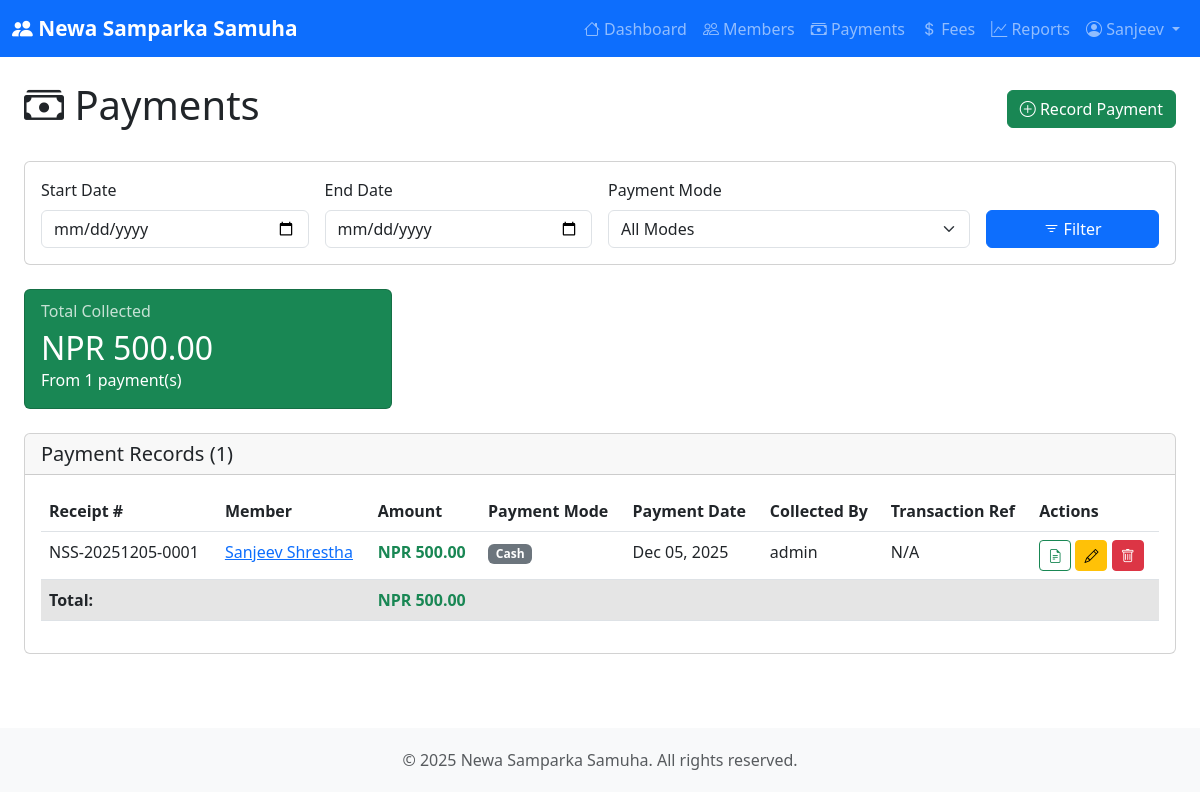
The page /payments/ (signed in) on the database as committed earlier.
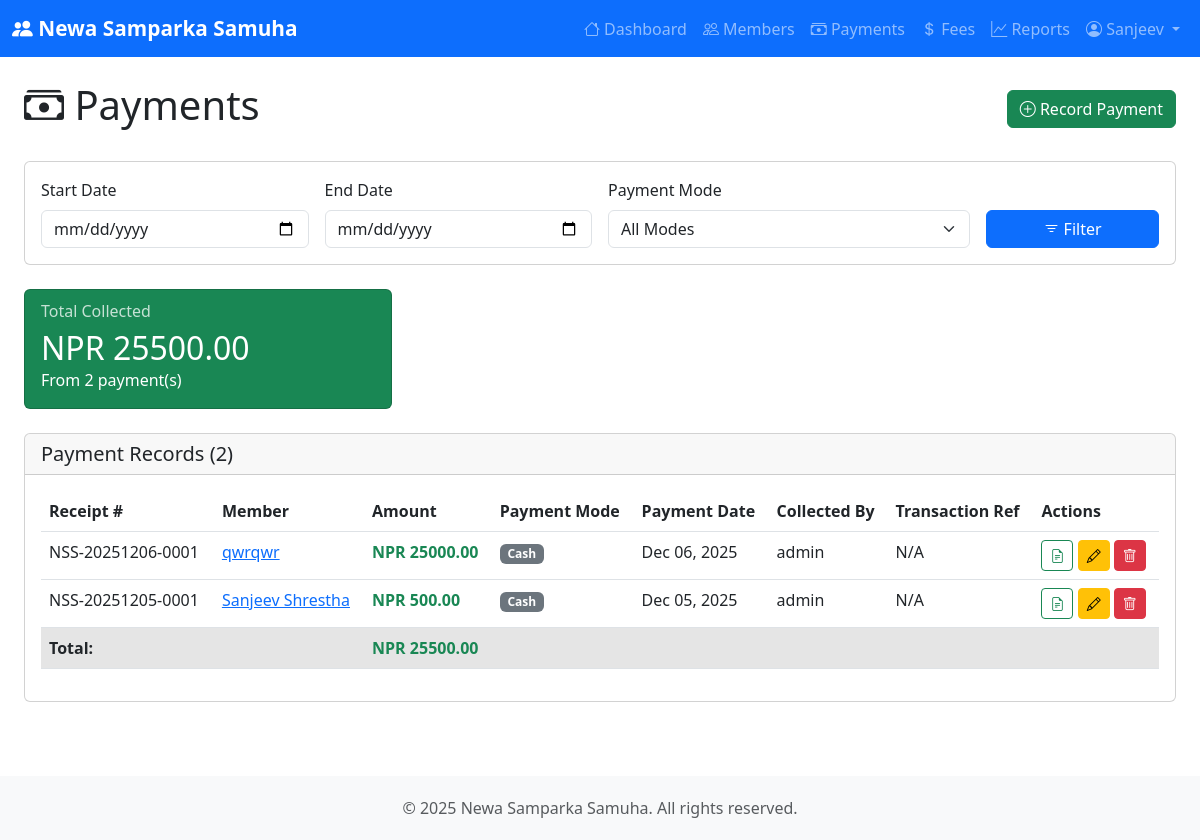
The same page on the database as committed later.
### membership/models.py (models this page shows, shortened)
class Payment(models.Model):
    member = models.ForeignKey(
        Member,
        on_delete=models.CASCADE,
        related_name='payments',
        verbose_name="Member"
    )
    membership_fee = models.ForeignKey(
        MembershipFee,
        on_delete=models.PROTECT,
        related_name='payments',
        verbose_name="Fee Structure"
    )
    amount = models.DecimalField(
        max_digits=10,
        decimal_places=2,
        verbose_name="Payment Amount"
    )
    payment_date = models.DateField(default=timezone.now, verbose_name="Payment Date")
    PAYMENT_MODE_CHOICES = [
        ('CASH', 'Cash'),
        ('BANK_TRANSFER', 'Bank Transfer'),
        ('ONLINE', 'Online Payment'),
        ('CHEQUE', 'Cheque'),
    ]
    payment_mode = models.CharField(
        max_length=20,
        choices=PAYMENT_MODE_CHOICES,
        verbose_name="Payment Mode"
    )
    transaction_reference = models.CharField(
        max_length=100,
        blank=True,
        null=True,
        verbose_name="Transaction Reference"
    )
    receipt_number = models.CharField(
        max_length=50,
        unique=True,
        verbose_name="Receipt Number"
    )
    collected_by = models.CharField(
        max_length=100,
        blank=True,
        null=True,
        verbose_name="Collected By"
    )
    remarks = models.TextField(
        blank=True,
        null=True,
        verbose_name="Remarks"
    )
    created_at = models.DateTimeField(auto_now_add=True)
    updated_at = models.DateTimeField(auto_now=True)
    class Meta:
        ordering = ['-payment_date']
        verbose_name = "Payment"
        verbose_name_plural = "Payments"

class Member(models.Model):
    name = models.CharField(max_length=200, verbose_name="Full Name")
    phone_regex = RegexValidator(
        regex=r'^\+?1?\d{9,15}$',
        message="Phone number must be entered in the format: '+999999999'. Up to 15 digits allowed."
    )
    phone_number = models.CharField(
        validators=[phone_regex],
        max_length=17,
        verbose_name="Phone Number"
    )
    email = models.EmailField(verbose_name="Email Address")
    permanent_address = models.TextField(verbose_name="Permanent Address")
    current_address = models.TextField(verbose_name="Current Address")
    date_of_birth = models.DateField(
        verbose_name="Date of Birth",
        blank=True,
        null=True
    )
    photograph = models.ImageField(
        upload_to='member_photos/',
        verbose_name="Photograph",
        blank=True,
        null=True,
        help_text="Upload member's photograph (JPG, PNG)"
    )
    father_name = models.CharField(max_length=200, verbose_name="Father's Name")
    mother_name = models.CharField(max_length=200, verbose_name="Mother's Name")
    spouse_name = models.CharField(
        max_length=200,
        blank=True,
        null=True,
        verbose_name="Spouse Name"
    )
    citizenship_number = models.CharField(
        max_length=50,
        unique=True,
        verbose_name="Citizenship Number"
    )
    citizenship_issue_date = models.DateField(
        verbose_name="Citizenship Issue Date",
        blank=True,
        null=True
    )
    citizenship_issue_district = models.CharField(
        max_length=100,
        verbose_name="Citizenship Issue District",
        blank=True,
        null=True
    )
    MEMBERSHIP_CHOICES = [
        ('REGULAR', 'Regular'),
        ('LIFETIME', 'Lifetime Membership'),
    ]
    membership_type = models.CharField(
        max_length=20,
        choices=MEMBERSHIP_CHOICES,
        default='REGULAR',
        verbose_name="Membership Type"
    )
    membership_number = models.CharField(
        max_length=50,
        unique=True,
        verbose_name="Membership Number"
    )
    join_date = models.DateField(default=timezone.now, verbose_name="Join Date")
    is_active = models.BooleanField(default=True, verbose_name="Active Status")
    PAYMENT_FREQUENCY_CHOICES = [
        ('ANNUAL', 'Annual'),
        ('MONTHLY', 'Monthly'),
    ]
    payment_frequency = models.CharField(
        max_length=20,
        choices=PAYMENT_FREQUENCY_CHOICES,
        default='ANNUAL',
        verbose_name="Payment Frequency",
        help_text="How often member pays (only for Regular members)"
    )
    last_payment_date = models.DateField(
        blank=True,
        null=True,
        verbose_name="Last Payment Date",
        help_text="Date of most recent payment"
    )
    membership_valid_until = models.DateField(
        blank=True,
        null=True,
        verbose_name="Membership Valid Until",
        help_text="Date when membership expires (null for lifetime members)"
    )
    created_at = models.DateTimeField(auto_now_add=True)
    updated_at = models.DateTimeField(auto_now=True)
    class Meta:
        ordering = ['-join_date']
        verbose_name = "Member"
        verbose_name_plural = "Members"

### membership/views.py (the view)
# urls.py: path('payments/', views.payment_list, name='payment_list'),
@login_required
def payment_list(request):
    payments = Payment.objects.all()
    start_date = request.GET.get('start_date', '')
    end_date = request.GET.get('end_date', '')
    if start_date:
        payments = payments.filter(payment_date__gte=start_date)
    if end_date:
        payments = payments.filter(payment_date__lte=end_date)
    payment_mode = request.GET.get('payment_mode', '')
    if payment_mode:
        payments = payments.filter(payment_mode=payment_mode)
    total_amount = payments.aggregate(total=Sum('amount'))['total'] or 0
    context = {
        'payments': payments.order_by('-payment_date'),
        'total_amount': total_amount,
        'start_date': start_date,
        'end_date': end_date,
        'payment_mode': payment_mode,
    }
    return render(request, 'membership/payment_list.html', context)

### membership/templates/membership/payment_list.html (shortened to what the changed rows need)
{% extends 'membership/base.html' %}
{% block content %}
<div class="container-fluid">
    <div class="d-flex justify-content-between align-items-center mb-4">
        <h1><i class="bi bi-cash-stack"></i> Payments</h1>
    </div>
    <div class="row mb-4">
        <div class="col-md-4">
            <div class="card bg-success text-white">
                <div class="card-body">
                    <h6 class="card-subtitle mb-2 opacity-75">Total Collected</h6>
                    <h2 class="card-title mb-0">NPR {{ total_amount|floatformat:2 }}</h2>
                    <p class="card-text mb-0">From {{ payments.count }} payment(s)</p>
                </div>
            </div>
        </div>
    </div>
    <div class="card">
        <div class="card-header">
            <h5 class="mb-0">Payment Records ({{ payments.count }})</h5>
        </div>
        <div class="card-body">
            {% if payments %}
            <div class="table-responsive">
                <table class="table table-hover">
                    <thead>
                        <tr>
                            <th>Receipt #</th>
                            <th>Member</th>
                            <th>Amount</th>
                            <th>Payment Mode</th>
                            <th>Payment Date</th>
                            <th>Collected By</th>
                            <th>Transaction Ref</th>
                            <th>Actions</th>
                        </tr>
                    </thead>
                    <tbody>
                        {% for payment in payments %}
                        <tr>
                            <td>{{ payment.receipt_number }}</td>
                            <td>
                                <a href="{% url 'membership:member_detail' payment.member.pk %}">
                                    {{ payment.member.name }}
                                </a>
                            </td>
                            <td class="text-success fw-bold">NPR {{ payment.amount|floatformat:2 }}</td>
                            <td>
                                <span class="badge bg-secondary">
                                    {{ payment.get_payment_mode_display }}
                                </span>
                            </td>
                            <td>{{ payment.payment_date|date:"M d, Y" }}</td>
                            <td>{{ payment.collected_by|default:"N/A" }}</td>
                            <td>{{ payment.transaction_reference|default:"N/A" }}</td>
                            <td class="text-nowrap">
                                <a href="{% url 'membership:payment_receipt' payment.pk %}"
                                   class="btn btn-sm btn-outline-success" target="_blank" title="View Receipt">
                                    <i class="bi bi-file-earmark-text"></i>
                                </a>
                                <a href="{% url 'membership:payment_edit' payment.pk %}"
                                   class="btn btn-sm btn-warning" title="Edit Payment">
                                    <i class="bi bi-pencil"></i>
                                </a>
                                <a href="{% url 'membership:payment_delete' payment.pk %}"
                                   class="btn btn-sm btn-danger" title="Delete Payment">
                                    <i class="bi bi-trash"></i>
                                </a>
                            </td>
                        </tr>
                        {% endfor %}
                    </tbody>
                    <tfoot class="table-active">
                        <tr>
                            <th colspan="2">Total:</th>
                            <th class="text-success">NPR {{ total_amount|floatformat:2 }}</th>
                            <th colspan="5"></th>
                        </tr>
                    </tfoot>
                </table>
            </div>
            {% else %}
            <p class="text-muted text-center py-4">No payments found.</p>
            {% endif %}
        </div>
    </div>
</div>
{% endblock %}

Rows that differ between the two databases and show on the page:
added Payment: receipt_number "NSS-20251206-0001", member.name "qwrqwr", amount "25000.00", payment_mode "Cash", payment_date "Dec 06, 2025", collected_by "admin", transaction_reference "N/A"
Other text that changed with them:
{{ total_amount|floatformat:2 }}: "500.00" → "25500.00"
{{ payments.count }}: "1" → "2"
